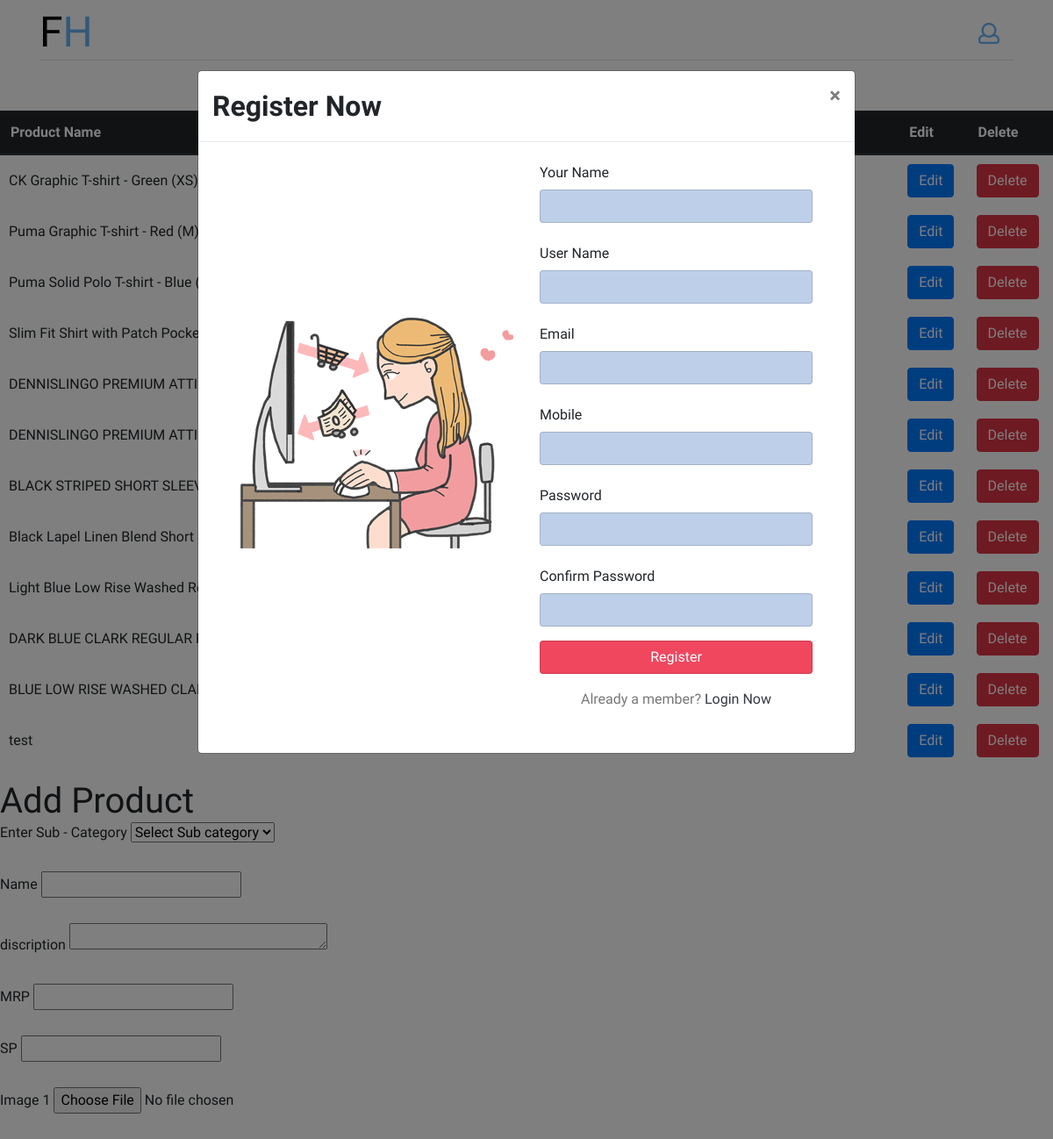
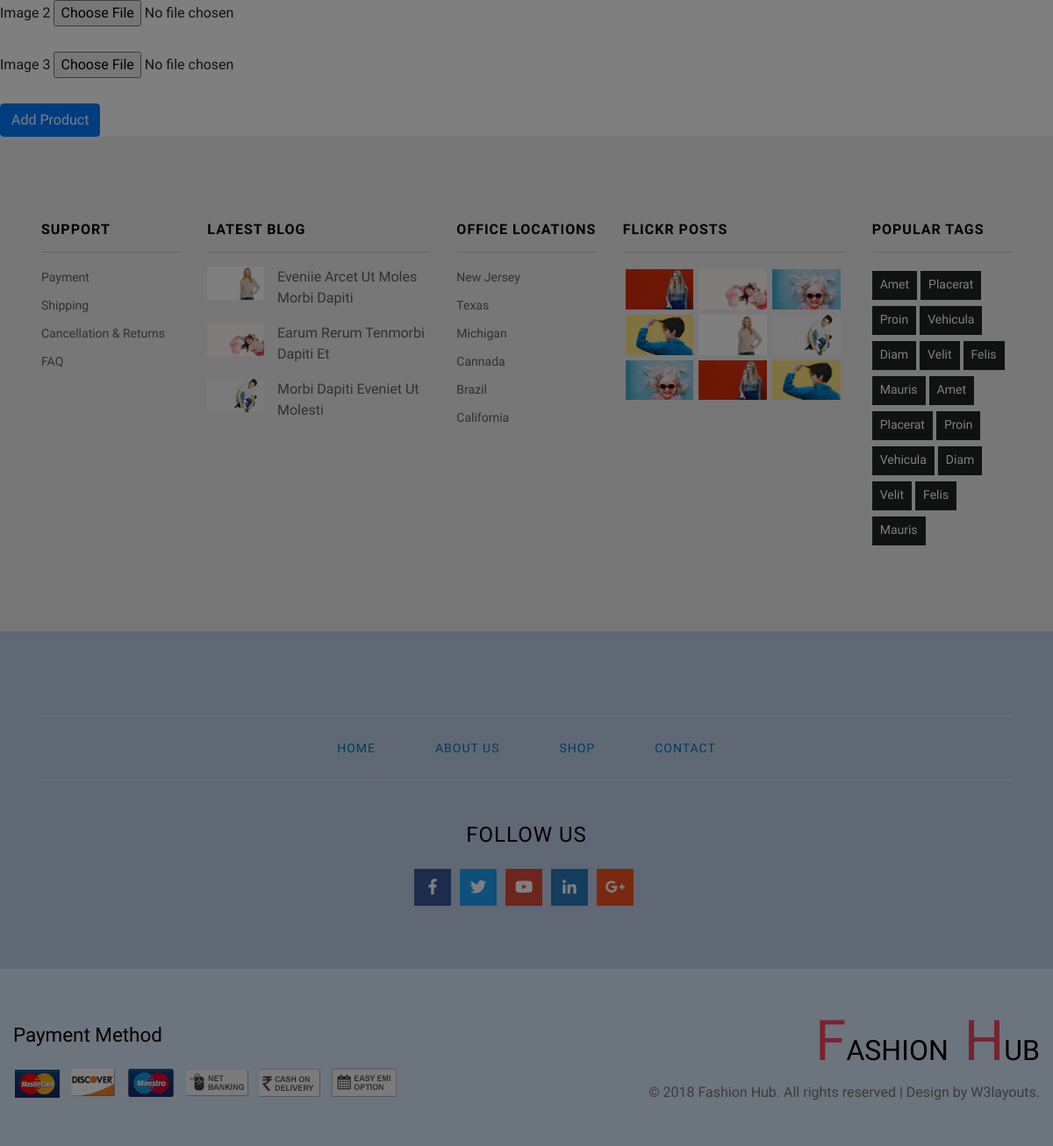
Page /Management/manageProduct/ on the committed database (2 pictures, top to bottom).
### Management/models.py (models this page shows, shortened)
class Product(models.Model):
    sub_cat = models.ForeignKey(SubCategory, blank=True, null=True, on_delete=models.CASCADE)
    name = models.CharField(max_length=128, null=True, blank=True)
    img1 = models.FileField(null=True,upload_to=settings.MEDIA_ROOT / 'product_images',blank=True)
    img2 = models.FileField(null=True,upload_to=settings.MEDIA_ROOT / 'product_images',blank=True)
    img3 = models.FileField(null=True,upload_to=settings.MEDIA_ROOT / 'product_images',blank=True)
    discription = models.TextField(null=True, blank=True)
    mrp = models.FloatField(null=True, blank=True)
    sp = models.FloatField(null=True, blank=True)
    available = models.BooleanField(null=True, blank=True, default=True)

### Management/views.py (the view, shortened to what this page needs)
# urls.py: path('manageProduct/', ManageProduct, name='manageProduct'),
def ManageProduct(request):
    d = {'title':'Manage Product'}
    products = Product.objects.all()
    subCat = SubCategory.objects.all()
    d.update({'products':products, 'subCat':subCat})
    return render(request, 'manageProduct.html',d)

### templates/manageProduct.html (shortened to what this page needs)
{% extends "base2.html" %} {% block body %} {% load static %}
<table class="table">
    <thead class="thead-dark">
      <tr>
        <th scope="col">Product Name</th>
        <th scope="col">Edit</th>
        <th scope="col">Delete</th>
      </tr>
    </thead>
    <tbody>
      {% for i in products %}
      <tr>
        <td>{{ i.name }}</td>
        <td><a class="btn btn-primary" href="{% url 'editProduct' i.id %}">Edit</a></td>
        <td><a class="btn btn-danger" href="">Delete</a></td>
      </tr>
      {% endfor %}
    </tbody>
  </table>
  <h1 style:"text-align:center">Add Product</h1>
  <form action="" method="post" enctype="multipart/form-data">
      <label for="Title">Enter Sub - Category</label>
      <select name="subCat" id="">
          <option value="" disabled selected>Select Sub category</option>
      </select>
      <br><br>
      <label for="">Name</label>
      <input type="text" name="name">
      <br><br>
      <label for="">discription</label>
      <textarea name="dis" id="" cols="30" rows="1"></textarea>
      <br><br>
      <label for="">MRP</label>
      <input type="number" name="mrp" id="">
      <br><br>
      <label for="">SP</label>
      <input type="number" name="sp" id="">
      <br><br>
      <label for="">Image 1</label>
      <input type="file" name="img1" id="">
      <br><br>
      <label for="">Image 2</label>
      <input type="file" name="img2" id="">
      <br><br>
      <label for="">Image 3</label>
      <input type="file" name="img3" id="">
      <br><br>
      <input type="submit" class="btn btn-primary" value="Add Product" name="addproduct">
  </form>
{% endblock %}

### static/css/shop.css (style rules this page uses)
div#my-cart-modal .table>thead>tr>th, .table>tbody>tr>th, .table>tfoot>tr>th, .table>thead>tr>td, .table>tbody>tr>td, .table>tfoot>tr>td { padding: 10px; vertical-align: middle; border: none; }
.btn { display: inline-block; }

### static/css/style.css (style rules this page uses)
body { margin: 0; font-family: 'Source Sans Pro', sans-serif; background: #fff; }
body a, .gallery-item img { transition: 0.5s all; -webkit-transition: 0.5s all; -moz-transition: 0.5s all; text-decoration: none; outline: none; }
h1, h2, h3, h4, h5, h6 { margin: 0; font-family: 'Source Sans Pro', sans-serif; }
input[type="submit"] { cursor: pointer; }

### rows in the picture
Product: name "CK Graphic T-shirt - Green (XS)(XS)"
Product: name "Puma Graphic T-shirt - Red (M)(M)"
Product: name "Puma Solid Polo T-shirt - Blue (M)(M)"
Product: name "Slim Fit Shirt with Patch Pocket"
Product: name "DENNISLINGO PREMIUM ATTIRE Full Sleeves Slim Fit Shirt"
Product: name "DENNISLINGO PREMIUM ATTIRE…"
Product: name "BLACK STRIPED SHORT SLEEVES SHIRT"
Product: name "Black Lapel Linen Blend Short…"
Product: name "Light Blue Low Rise Washed…"
Product: name "DARK BLUE CLARK REGULAR FIT JEANS"
Product: name "BLUE LOW RISE WASHED CLARK REGULAR FIT JEANS"
Product: name "test"
